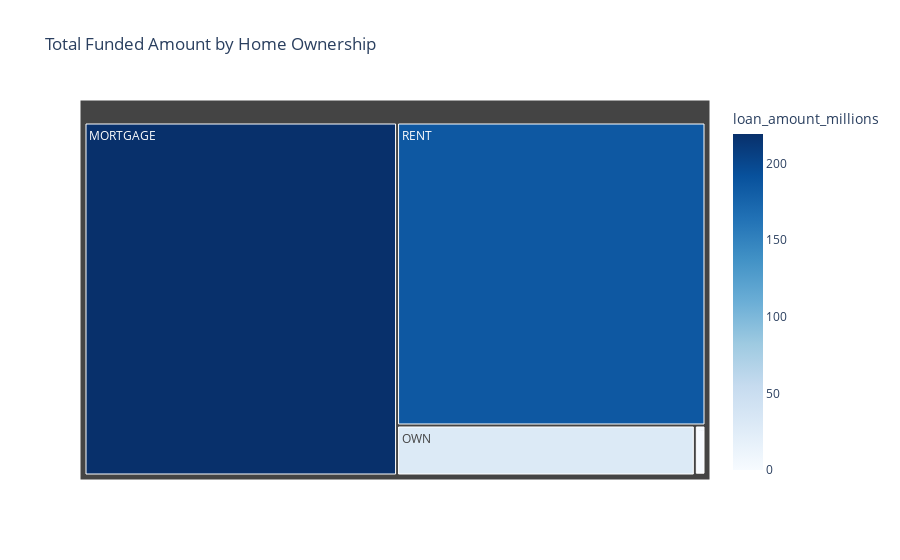

Notebook source saved alongside this figure:
### Markdown cell above
## 4. Home Ownership by Total Funded Amount

### Code cell
home_funding = df.groupby('home_ownership')['loan_amount'].sum().reset_index()
home_funding['loan_amount_millions'] = home_funding['loan_amount'] / 1000000

fig = px.treemap(
    home_funding,
    path=['home_ownership'],
    values = 'loan_amount_millions',
    color = 'loan_amount_millions',
    color_continuous_scale = 'Blues',
    title = "Total Funded Amount by Home Ownership"
)
fig.show()

### Figure 1 — Plotly figure (JSON) as saved in the notebook; plotly's stock layout.template omitted (floating-point values rounded to 4 significant figures)
{"data": [{"branchvalues": "total", "customdata": [[219.3], [0.0168], [1.045], [29.6], [185.8]], "domain": {"x": [0, 1], "y": [0, 1]}, "hovertemplate": "labels=%{label}<br>loan_amount_millions_sum=%{value}<br>parent=%{parent}<br>id=%{id}<br>loan_amount_millions=%{color}<extra></extra>", "ids": ["MORTGAGE", "NONE", "OTHER", "OWN", "RENT"], "labels": ["MORTGAGE", "NONE", "OTHER", "OWN", "RENT"], "marker": {"coloraxis": "coloraxis", "colors": [219.3, 0.0168, 1.045, 29.6, 185.8]}, "name": "", "parents": ["", "", "", "", ""], "type": "treemap", "values": [219.3, 0.0168, 1.045, 29.6, 185.8]}], "layout": {"coloraxis": {"colorbar": {"title": {"text": "loan_amount_millions"}}, "colorscale": [[0, "rgb(247,251,255)"], [0.125, "rgb(222,235,247)"], [0.25, "rgb(198,219,239)"], [0.375, "rgb(158,202,225)"], [0.5, "rgb(107,174,214)"], [0.625, "rgb(66,146,198)"], [0.75, "rgb(33,113,181)"], [0.875, "rgb(8,81,156)"], [1, "rgb(8,48,107)"]]}, "legend": {"tracegroupgap": 0}, "title": {"text": "Total Funded Amount by Home Ownership"}}}
